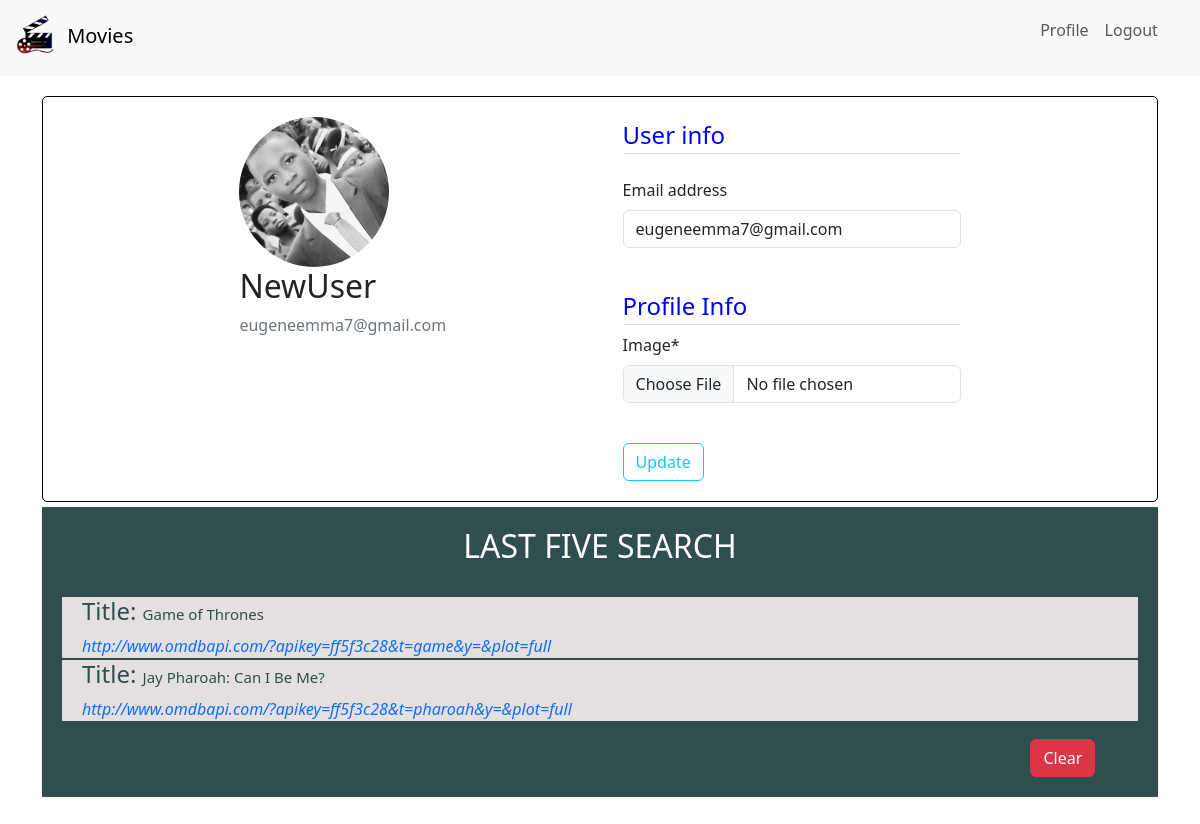
The page /profile/ (signed in) on the database its author committed.
### users/models.py (models this page shows, shortened)
class Profile(models.Model):
    user=models.OneToOneField(User, on_delete=models.CASCADE)
    image=models.ImageField(default='default.jpg', upload_to='profile_pics')

class History(models.Model):
    user=models.ForeignKey(User, on_delete=models.CASCADE)
    movie_title=models.CharField(max_length=256)
    searched_link=models.CharField(max_length=256)

### users/views.py (the view)
# urls.py: path('profile/', profile, name='profile'),
@login_required
def profile(request):
    if request.method == 'POST':
        u_form = UserUpdateForm(request.POST, instance=request.user)
        p_form = ProfileUpdateForm(
            request.POST, request.FILES, instance=request.user.profile)
        if u_form.is_valid() and  p_form.is_valid():
            u_form.save()
            p_form.save()
            messages.success(request, f"Your account has been updated!")
            return redirect('profile')
    else:
        p_form = ProfileUpdateForm()
        u_form = UserUpdateForm(instance=request.user)
    context = {
        'u_form': u_form,
        'p_form': p_form
    }
    return render(request, 'users/profile.html', context)

### users/forms.py
class UserUpdateForm(forms.ModelForm):
    class Meta:
        model=User
        fields=['email']

class ProfileUpdateForm(forms.ModelForm):
    class Meta:
        model=Profile
        fields=['image']

### users/templates/users/profile.html (shortened to what this page needs)
{% extends "movie/parent.html" %} {% load crispy_forms_tags %} {% block content %}
<div class="content-section">
  <div class="media">
    <img
      class="rounded-circle account-img"
      src="{{ user.profile.image.url }}"
    />
    <div class="media-body">
      <h2 class="account-heading">{{ user.username }}</h2>
      <p class="text-secondary">{{ user.email }}</p>
    </div>
  </div>
  <form method="POST" enctype="multipart/form-data">
    <fieldset class="form-group">
      <legend class="border-bottom mb-4" style="color: blue">User info</legend>
      {{u_form|crispy}}
      <legend class="border-bottom mt-4" style="color: blue">Profile Info</legend>
      {{p_form|crispy}}
    </fieldset>
    <div class="form-group mt-4">
      <button type="submit" class="btn btn-outline-info">Update</button>
    </div>
  </form>
</div>
<div class="user-history">
  <h2>LAST FIVE SEARCH</h2>
  <br>
  {% for obj  in user.history_set.all %}
    <div class="single-movie" style="border-radius: 1px;margin-bottom: 2px;padding: 0 20px;background-color: rgb(228, 224, 224); color: darkslategray">
      <h4>Title: <span style="font-size: 15px;">{{obj.movie_title}}</span></h4>
      <a href="{% url 'movie-home' %}?link={{obj.searched_link}}" style="font-style: italic;">{{obj.searched_link}}</a>
    </div>
  {% endfor %}
  <a href="" class="btn btn-danger mt-3" style="margin-left: 90%;">Clear</a>
</div>
{% endblock content %}

### movie/templates/movie/parent.html (shortened to what this page needs)
{% load static %}
<!DOCTYPE html>
<html lang="en">
  <head>
    <link
      href="https://cdn.jsdelivr.net/npm/bootstrap@5.3.3/dist/css/bootstrap.min.css"
      rel="stylesheet"
    />
  </head>
  <body>
    <nav class="navbar navbar-expand-lg bg-body-tertiary">
      <div class="container-fluid">
        <a class="navbar-brand" href="{% url 'movie-home' %}">
          <span>
            <img src="/media/assets/logo.png" alt="" width="50" height="50">
          </span>
          Movies
        </a>
      <div class="collapse navbar-collapse" id="navbarSupportedContent">
          <div class="navbar-nav" style="margin-left: 85%;">
            {% if user.is_authenticated %}
              <a class="nav-item nav-link" href="{% url 'profile' %}">Profile</a>
              <form action="{% url 'logout' %}" method="POST">
                <button type="submit" class="nav-item nav-link">Logout</p>
              </form>
            {% else %}
              <a class="nav-item nav-link" href="{% url 'login' %}">Login</a>
              <a class="nav-item nav-link" href="{% url 'register' %}">Register</a>
            {% endif %}
          </div>
        </div>
      </div>
    </nav>
     <main role="main" class="container">
      <div class="row">
        <div class="col-md-12">
          {% block content %}{% endblock %}
        </div>
      </div>
    </main>
  </body>
</html>

### movie/templates/movie/parent.html (style rules this page uses)
body { background-image: url("https://i.pinimg.com/736x/6f/0a/07/6f0a07c32a16e9a4e3d49eb74bcf73c7.jpg"); background-size: cover; background-repeat: no-repeat; height: 100vh; }
.content-section { display: flex; justify-content: space-evenly; margin-top: 20px; }
a { text-decoration: none; }

### users/templates/users/profile.html (style rules this page uses)
body { height: auto; }
.content-section { background-color: white; border-radius: 5px; border: 1px solid black; padding: 20px; }
.media img { width: 150px; height: 150px; }
.user-history { background-color: darkslategray; margin: 5px 0 20px 0; color: white; padding: 20px; margin-bottom: 40px; }
.user-history h2 { text-align: center; }

### rows shown on the page
History: movie_title "Game of Thrones", searched_link "http://www.omdbapi.com/?apikey=ff5f3c28&t=game&y=&plot=full"
History: movie_title "Jay Pharoah: Can I Be Me?", searched_link "http://www.omdbapi.com/?apikey=ff5f3c28&t=pharoah&y=&plot=full"

### other values the page prints
{{ user.username }} "NewUser"
{{ user.email }} "eugeneemma7@gmail.com"
